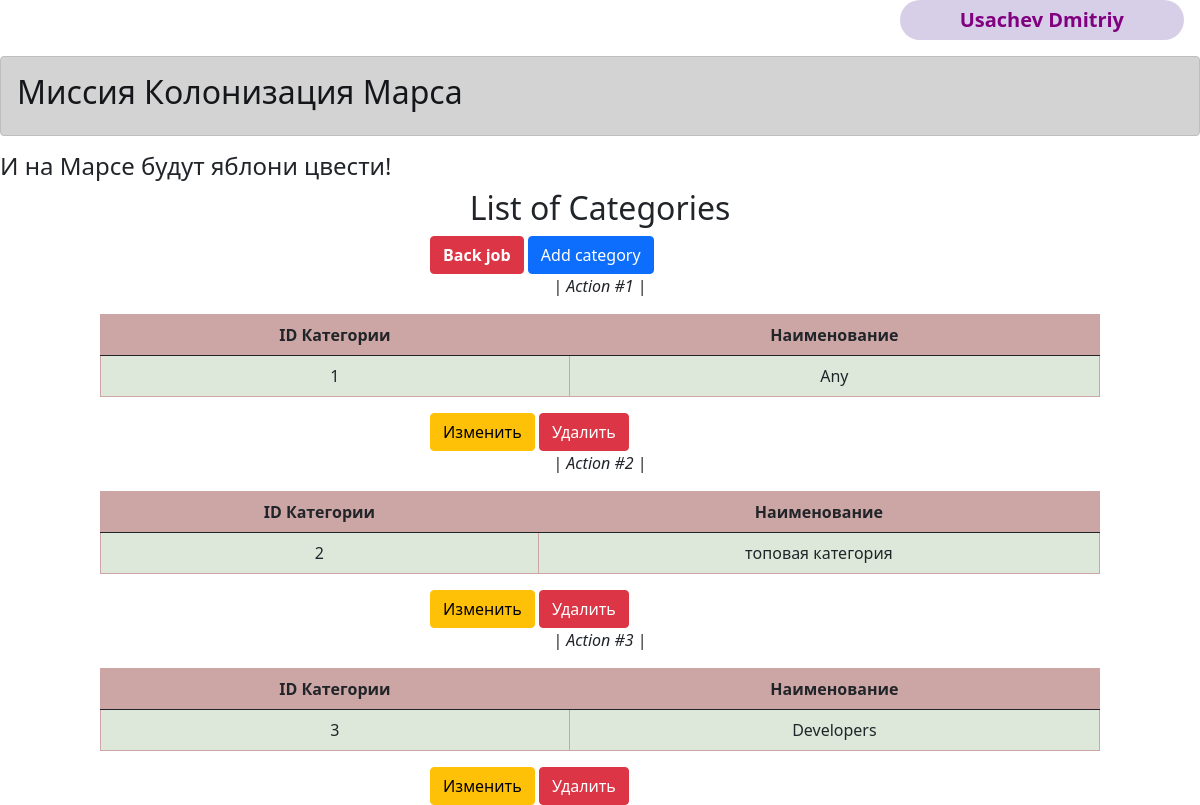
Page /category (signed in) on the committed database.
### data/models/models.py (models this page shows, shortened)
class User(SqlAlchemyBase, UserMixin):
    __tablename__ = 'users'
    id: Mapped[int] = mapped_column(primary_key=True, autoincrement=True)
    surname: Mapped[Optional[str]]
    name: Mapped[Optional[str]]
    age: Mapped[Optional[int]]
    position: Mapped[Optional[str]]
    speciality: Mapped[Optional[str]]
    address: Mapped[Optional[str]]
    email: Mapped[Optional[str]] = mapped_column(unique=True)
    hashed_password: Mapped[Optional[str]]
    modified_date: Mapped[Optional[datetime.datetime]]
    jobs: Mapped[list['Jobs']] = relationship(back_populates='user', uselist=True)
    department: Mapped['Department'] = relationship(back_populates='user')
    categories: Mapped[list['Category']] = relationship(back_populates='user', uselist=True)

class Category(SqlAlchemyBase):
    __tablename__ = 'categories'
    id: Mapped[int] = mapped_column(primary_key=True, autoincrement=True)
    name: Mapped[Optional[str]]
    user_id: Mapped[int] = mapped_column(ForeignKey('users.id'))
    user: Mapped['User'] = relationship(back_populates="categories")
    jobs: Mapped[list['Jobs']] = relationship(secondary=job_to_category,
                                              back_populates='category')

### main.py (the view)
@app.route('/category')
@login_required
def category() -> str:
    return render_template('category.html', title='Категории',
                           category_data=session_db.query(Category).all())

### data/db_session.py (called while the page is built)
def create_session() -> Session:
    global __factory
    return __factory()

### main.py (called while the page is built)
@login_manager.user_loader
def load_user(user_id: int) -> Type[User]:
    db_sess = db_session.create_session()
    user = db_sess.query(User).filter(User.id == user_id).one()
    return user

### templates/category.html
{% extends "base.html" %}
{% block content %}
<h2 align="center">List of Categories</h2>
<link rel="stylesheet" type="text/css" href="{{ url_for('static', filename='css/worksLog.css') }}"/>
{% set columns = ['ID Категории', 'Наименование'] %}
<div style="margin-left: 430px">
    <a href="/" class="btn btn-danger"><strong>Back job</strong></a>
    <a href="/add_category" class="btn btn-primary">Add category</a>
</div>
{% for category in category_data %}
<p align="center">| <i>Action #{{loop.index}} </i>|</p>
<table class="table table-bordered my-table">
    <thead>
    <tr>
        {% for column in columns %}
        <th>{{column}}</th>
        {% endfor %}
    </tr>
    </thead>
    <tbody>
    <tr>
        <td>{{category.id}}</td>
        <td>{{category.name}}</td>
    </tr>
    </tbody>
</table>
{% if (current_user.is_authenticated and current_user == category.user) or current_user.id == 1 %}
<div style="margin-left: 430px">
    <a href="/category/{{ category.id }}" class="btn btn-warning">
        Изменить
    </a>
    <a href="/category_delete/{{ category.id }}" class="btn btn-danger">
        Удалить
    </a>
</div>
{% endif %}
{% endfor %}
{% endblock %}

### templates/base.html (shortened to what this page needs)
<!DOCTYPE html>
<html lang="en">
<head>
    <link rel="stylesheet"
          href="https://cdn.jsdelivr.net/npm/bootstrap@5.0.0-beta1/dist/css/bootstrap.min.css"
>
    <link rel="stylesheet" type="text/css" href="{{ url_for('static', filename='css/image.css') }}"/>
    <link rel="stylesheet" type="text/css" href="{{ url_for('static', filename='css/base.css') }}"/>
</head>
<body>
{% if current_user.is_authenticated %}
<p class="parent" align="right">
    <a class="navbar-brand" href="/logout" style="color: purple;"><strong>{{ current_user.surname }} {{
        current_user.name }}</strong></a>
</p>
{% else %}
<p class="parent" align="right" style="margin-right: 10px">
    <a class="btn btn-primary " href="/registration">Зарегистрироваться</a>
    <a class="btn btn-success" href="/login">Войти</a>
</p>
{% endif %}
<div class="alert alert-dark" role="alert">
    <h2>Миссия Колонизация Марса</h2>
</div>
<h4>И на Марсе будут яблони цвести!</h4>
{% block content %}
{% endblock %}
</body>
</html>

### static/css/base.css (style rules this page uses)
.navbar-brand { display: inline-block; padding: 5px 60px; border-radius: 30px; background-color: rgba(175, 157, 207, 0.5); margin-left: 10px }

### static/css/worksLog.css (style rules this page uses)
table.my-table { width: 100%; border-collapse: collapse; margin-left: auto; margin-right: auto; max-width: 1000px; }
table.my-table th, table.my-table td { border: 1px solid #cca5a5; padding: 8px; text-align: center; }
table.my-table th { background-color: #cca5a5; font-weight: bold; }
table.my-table tr { background-color: #dde8da; }

### rows in the picture
User: surname "Usachev", name "Dmitriy"
Category: columns "ID Категории" "Наименование", id "1", name "Any"
Category: columns "ID Категории" "Наименование", id "2", name "топовая категория"
Category: columns "ID Категории" "Наименование", id "3", name "Developers"
